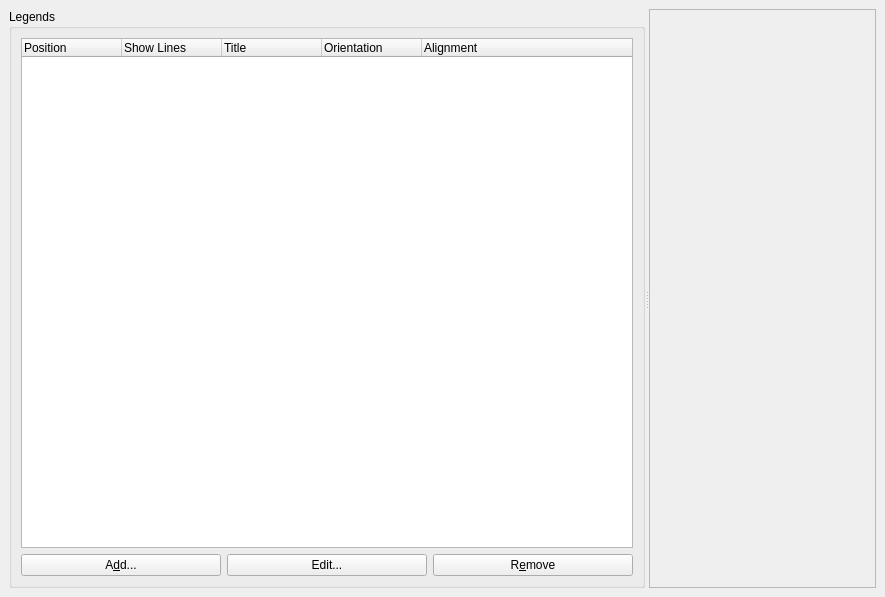
<ui version="4.0" >
 <author></author>
 <comment></comment>
 <exportmacro></exportmacro>
 <class>MainWindow</class>
 <widget class="QWidget" name="MainWindow" >
  <property name="geometry" >
   <rect>
    <x>0</x>
    <y>0</y>
    <width>885</width>
    <height>597</height>
   </rect>
  </property>
  <property name="windowTitle" >
   <string>Headers, Footers, and Legends</string>
  </property>
  <property name="windowIcon" >
   <iconset/>
  </property>
  <layout class="QVBoxLayout" >
   <property name="margin" >
    <number>9</number>
   </property>
   <property name="spacing" >
    <number>6</number>
   </property>
   <item>
    <widget class="QSplitter" name="splitter" >
     <property name="orientation" >
      <enum>Qt::Horizontal</enum>
     </property>
     <widget class="QSplitter" name="splitter2" >
      <property name="orientation" >
       <enum>Qt::Vertical</enum>
      </property>
      <widget class="QGroupBox" name="groupBox_2" >
       <property name="title" >
        <string>Legends</string>
       </property>
       <layout class="QVBoxLayout" >
        <property name="margin" >
         <number>9</number>
        </property>
        <property name="spacing" >
         <number>6</number>
        </property>
        <item>
         <widget class="QTreeWidget" name="legendsTV" >
          <column>
           <property name="text" >
            <string>Position</string>
           </property>
          </column>
          <column>
           <property name="text" >
            <string>Show Lines</string>
           </property>
          </column>
          <column>
           <property name="text" >
            <string>Title</string>
           </property>
          </column>
          <column>
           <property name="text" >
            <string>Orientation</string>
           </property>
          </column>
          <column>
           <property name="text" >
            <string>Alignment</string>
           </property>
          </column>
         </widget>
        </item>
        <item>
         <layout class="QHBoxLayout" >
          <property name="margin" >
           <number>0</number>
          </property>
          <property name="spacing" >
           <number>6</number>
          </property>
          <item>
           <widget class="QPushButton" name="addLegendPB" >
            <property name="text" >
             <string>A&amp;dd...</string>
            </property>
           </widget>
          </item>
          <item>
           <widget class="QPushButton" name="editLegendPB" >
            <property name="text" >
             <string>Edit...</string>
            </property>
           </widget>
          </item>
          <item>
           <widget class="QPushButton" name="removeLegendPB" >
            <property name="text" >
             <string>R&amp;emove</string>
            </property>
           </widget>
          </item>
         </layout>
        </item>
       </layout>
      </widget>
     </widget>
     <widget class="QFrame" name="chartFrame" >
      <property name="frameShape" >
       <enum>QFrame::StyledPanel</enum>
      </property>
      <property name="frameShadow" >
       <enum>QFrame::Raised</enum>
      </property>
     </widget>
    </widget>
   </item>
  </layout>
 </widget>
 <pixmapfunction></pixmapfunction>
 <resources>
  <include location="../HeaderFooter/BarChart" />
 </resources>
 <connections/>
</ui>
